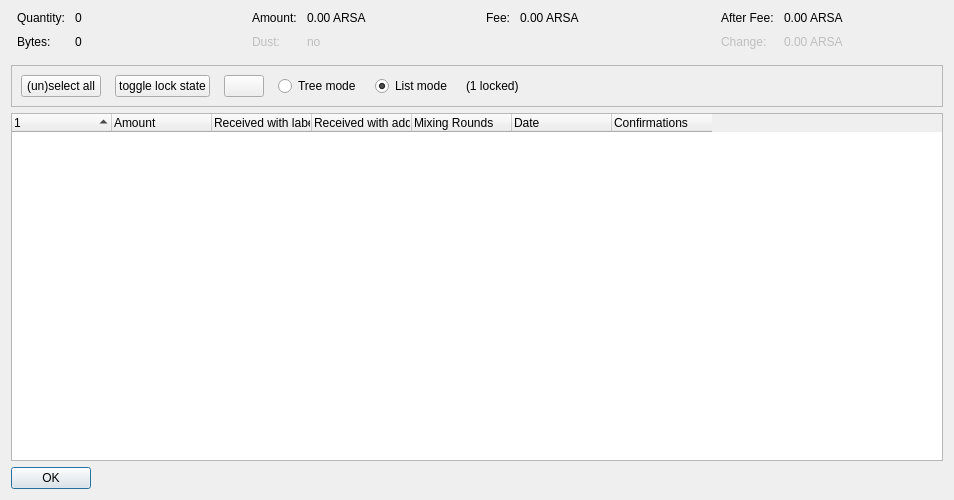
<?xml version="1.0" encoding="UTF-8"?>
<ui version="4.0">
 <class>CoinControlDialog</class>
 <widget class="QDialog" name="CoinControlDialog">
  <property name="geometry">
   <rect>
    <x>0</x>
    <y>0</y>
    <width>954</width>
    <height>500</height>
   </rect>
  </property>
  <property name="windowTitle">
   <string>Coin Selection</string>
  </property>
  <layout class="QVBoxLayout" name="verticalLayout">
   <item>
    <layout class="QHBoxLayout" name="horizontalLayoutTop" stretch="0,0,0,0">
     <property name="topMargin">
      <number>0</number>
     </property>
     <property name="bottomMargin">
      <number>10</number>
     </property>
     <item>
      <layout class="QFormLayout" name="formLayoutCoinControl1">
       <property name="horizontalSpacing">
        <number>10</number>
       </property>
       <property name="verticalSpacing">
        <number>10</number>
       </property>
       <property name="leftMargin">
        <number>6</number>
       </property>
       <property name="rightMargin">
        <number>6</number>
       </property>
       <item row="0" column="0">
        <widget class="QLabel" name="labelCoinControlQuantityText">
         <property name="text">
          <string>Quantity:</string>
         </property>
        </widget>
       </item>
       <item row="0" column="1">
        <widget class="QLabel" name="labelCoinControlQuantity">
         <property name="cursor">
          <cursorShape>IBeamCursor</cursorShape>
         </property>
         <property name="contextMenuPolicy">
          <enum>Qt::ActionsContextMenu</enum>
         </property>
         <property name="text">
          <string notr="true">0</string>
         </property>
         <property name="textInteractionFlags">
          <set>Qt::LinksAccessibleByMouse|Qt::TextSelectableByKeyboard|Qt::TextSelectableByMouse</set>
         </property>
        </widget>
       </item>
       <item row="1" column="0">
        <widget class="QLabel" name="labelCoinControlBytesText">
         <property name="text">
          <string>Bytes:</string>
         </property>
        </widget>
       </item>
       <item row="1" column="1">
        <widget class="QLabel" name="labelCoinControlBytes">
         <property name="cursor">
          <cursorShape>IBeamCursor</cursorShape>
         </property>
         <property name="contextMenuPolicy">
          <enum>Qt::ActionsContextMenu</enum>
         </property>
         <property name="text">
          <string notr="true">0</string>
         </property>
         <property name="textInteractionFlags">
          <set>Qt::LinksAccessibleByMouse|Qt::TextSelectableByKeyboard|Qt::TextSelectableByMouse</set>
         </property>
        </widget>
       </item>
      </layout>
     </item>
     <item>
      <layout class="QFormLayout" name="formLayoutCoinControl2">
       <property name="horizontalSpacing">
        <number>10</number>
       </property>
       <property name="verticalSpacing">
        <number>10</number>
       </property>
       <property name="leftMargin">
        <number>6</number>
       </property>
       <property name="rightMargin">
        <number>6</number>
       </property>
       <item row="0" column="0">
        <widget class="QLabel" name="labelCoinControlAmountText">
         <property name="text">
          <string>Amount:</string>
         </property>
        </widget>
       </item>
       <item row="0" column="1">
        <widget class="QLabel" name="labelCoinControlAmount">
         <property name="cursor">
          <cursorShape>IBeamCursor</cursorShape>
         </property>
         <property name="contextMenuPolicy">
          <enum>Qt::ActionsContextMenu</enum>
         </property>
         <property name="text">
          <string notr="true">0.00 ARSA</string>
         </property>
         <property name="textInteractionFlags">
          <set>Qt::LinksAccessibleByMouse|Qt::TextSelectableByKeyboard|Qt::TextSelectableByMouse</set>
         </property>
        </widget>
       </item>
       <item row="1" column="0">
        <widget class="QLabel" name="labelCoinControlLowOutputText">
         <property name="enabled">
          <bool>false</bool>
         </property>
         <property name="text">
          <string>Dust:</string>
         </property>
        </widget>
       </item>
       <item row="1" column="1">
        <widget class="QLabel" name="labelCoinControlLowOutput">
         <property name="enabled">
          <bool>false</bool>
         </property>
         <property name="cursor">
          <cursorShape>IBeamCursor</cursorShape>
         </property>
         <property name="contextMenuPolicy">
          <enum>Qt::ActionsContextMenu</enum>
         </property>
         <property name="text">
          <string notr="true">no</string>
         </property>
         <property name="textInteractionFlags">
          <set>Qt::LinksAccessibleByMouse|Qt::TextSelectableByKeyboard|Qt::TextSelectableByMouse</set>
         </property>
        </widget>
       </item>
      </layout>
     </item>
     <item>
      <layout class="QFormLayout" name="formLayoutCoinControl3">
       <property name="horizontalSpacing">
        <number>10</number>
       </property>
       <property name="verticalSpacing">
        <number>10</number>
       </property>
       <property name="leftMargin">
        <number>6</number>
       </property>
       <property name="rightMargin">
        <number>6</number>
       </property>
       <item row="0" column="0">
        <widget class="QLabel" name="labelCoinControlFeeText">
         <property name="text">
          <string>Fee:</string>
         </property>
        </widget>
       </item>
       <item row="0" column="1">
        <widget class="QLabel" name="labelCoinControlFee">
         <property name="cursor">
          <cursorShape>IBeamCursor</cursorShape>
         </property>
         <property name="contextMenuPolicy">
          <enum>Qt::ActionsContextMenu</enum>
         </property>
         <property name="text">
          <string notr="true">0.00 ARSA</string>
         </property>
         <property name="textInteractionFlags">
          <set>Qt::LinksAccessibleByMouse|Qt::TextSelectableByKeyboard|Qt::TextSelectableByMouse</set>
         </property>
        </widget>
       </item>
      </layout>
     </item>
     <item>
      <layout class="QFormLayout" name="formLayoutCoinControl4">
       <property name="horizontalSpacing">
        <number>10</number>
       </property>
       <property name="verticalSpacing">
        <number>10</number>
       </property>
       <property name="leftMargin">
        <number>6</number>
       </property>
       <property name="rightMargin">
        <number>6</number>
       </property>
       <item row="0" column="0">
        <widget class="QLabel" name="labelCoinControlAfterFeeText">
         <property name="text">
          <string>After Fee:</string>
         </property>
        </widget>
       </item>
       <item row="0" column="1">
        <widget class="QLabel" name="labelCoinControlAfterFee">
         <property name="cursor">
          <cursorShape>IBeamCursor</cursorShape>
         </property>
         <property name="contextMenuPolicy">
          <enum>Qt::ActionsContextMenu</enum>
         </property>
         <property name="text">
          <string notr="true">0.00 ARSA</string>
         </property>
         <property name="textInteractionFlags">
          <set>Qt::LinksAccessibleByMouse|Qt::TextSelectableByKeyboard|Qt::TextSelectableByMouse</set>
         </property>
        </widget>
       </item>
       <item row="1" column="0">
        <widget class="QLabel" name="labelCoinControlChangeText">
         <property name="enabled">
          <bool>false</bool>
         </property>
         <property name="text">
          <string>Change:</string>
         </property>
        </widget>
       </item>
       <item row="1" column="1">
        <widget class="QLabel" name="labelCoinControlChange">
         <property name="enabled">
          <bool>false</bool>
         </property>
         <property name="cursor">
          <cursorShape>IBeamCursor</cursorShape>
         </property>
         <property name="contextMenuPolicy">
          <enum>Qt::ActionsContextMenu</enum>
         </property>
         <property name="text">
          <string notr="true">0.00 ARSA</string>
         </property>
         <property name="textInteractionFlags">
          <set>Qt::LinksAccessibleByMouse|Qt::TextSelectableByKeyboard|Qt::TextSelectableByMouse</set>
         </property>
        </widget>
       </item>
      </layout>
     </item>
    </layout>
   </item>
   <item>
    <widget class="QFrame" name="frame">
     <property name="minimumSize">
      <size>
       <width>0</width>
       <height>40</height>
      </size>
     </property>
     <property name="frameShape">
      <enum>QFrame::StyledPanel</enum>
     </property>
     <property name="frameShadow">
      <enum>QFrame::Sunken</enum>
     </property>
     <layout class="QHBoxLayout" name="horizontalLayout">
      <item>
       <layout class="QHBoxLayout" name="horizontalLayoutPanel" stretch="0,0,0,0,0,0,0">
        <property name="spacing">
         <number>14</number>
        </property>
        <item>
         <widget class="QPushButton" name="pushButtonSelectAll">
          <property name="sizePolicy">
           <sizepolicy hsizetype="Maximum" vsizetype="Fixed">
            <horstretch>0</horstretch>
            <verstretch>0</verstretch>
           </sizepolicy>
          </property>
          <property name="text">
           <string>(un)select all</string>
          </property>
          <property name="autoDefault">
           <bool>false</bool>
          </property>
         </widget>
        </item>
        <item>
         <widget class="QPushButton" name="pushButtonToggleLock">
          <property name="sizePolicy">
           <sizepolicy hsizetype="Maximum" vsizetype="Fixed">
            <horstretch>0</horstretch>
            <verstretch>0</verstretch>
           </sizepolicy>
          </property>
          <property name="text">
           <string>toggle lock state</string>
          </property>
          <property name="autoDefault">
           <bool>false</bool>
          </property>
         </widget>
        </item>
        <item>
         <widget class="QPushButton" name="hideButton">
          <property name="sizePolicy">
           <sizepolicy hsizetype="Maximum" vsizetype="Fixed">
            <horstretch>0</horstretch>
            <verstretch>0</verstretch>
           </sizepolicy>
          </property>
          <property name="text">
           <string/>
          </property>
          <property name="autoDefault">
           <bool>false</bool>
          </property>
         </widget>
        </item>
        <item>
         <widget class="QRadioButton" name="radioTreeMode">
          <property name="sizePolicy">
           <sizepolicy hsizetype="Maximum" vsizetype="Fixed">
            <horstretch>0</horstretch>
            <verstretch>0</verstretch>
           </sizepolicy>
          </property>
          <property name="text">
           <string>Tree mode</string>
          </property>
         </widget>
        </item>
        <item>
         <widget class="QRadioButton" name="radioListMode">
          <property name="sizePolicy">
           <sizepolicy hsizetype="Maximum" vsizetype="Fixed">
            <horstretch>0</horstretch>
            <verstretch>0</verstretch>
           </sizepolicy>
          </property>
          <property name="text">
           <string>List mode</string>
          </property>
          <property name="checked">
           <bool>true</bool>
          </property>
         </widget>
        </item>
        <item>
         <widget class="QLabel" name="labelLocked">
          <property name="text">
           <string>(1 locked)</string>
          </property>
         </widget>
        </item>
        <item>
         <spacer name="horizontalSpacer">
          <property name="orientation">
           <enum>Qt::Horizontal</enum>
          </property>
          <property name="sizeHint" stdset="0">
           <size>
            <width>40</width>
            <height>20</height>
           </size>
          </property>
         </spacer>
        </item>
       </layout>
      </item>
     </layout>
    </widget>
   </item>
   <item>
    <widget class="CoinControlTreeWidget" name="treeWidget">
     <property name="contextMenuPolicy">
      <enum>Qt::CustomContextMenu</enum>
     </property>
     <property name="sortingEnabled">
      <bool>false</bool>
     </property>
     <property name="columnCount">
      <number>7</number>
     </property>
     <attribute name="headerShowSortIndicator" stdset="0">
      <bool>true</bool>
     </attribute>
     <attribute name="headerStretchLastSection">
      <bool>false</bool>
     </attribute>
     <column>
      <property name="text">
       <string/>
      </property>
     </column>
     <column>
      <property name="text">
       <string>Amount</string>
      </property>
     </column>
     <column>
      <property name="text">
       <string>Received with label</string>
      </property>
     </column>
     <column>
      <property name="text">
       <string>Received with address</string>
      </property>
     </column>
     <column>
      <property name="text">
       <string>Mixing Rounds</string>
      </property>
     </column>
     <column>
      <property name="text">
       <string>Date</string>
      </property>
     </column>
     <column>
      <property name="text">
       <string>Confirmations</string>
      </property>
      <property name="toolTip">
       <string>Confirmed</string>
      </property>
     </column>
    </widget>
   </item>
   <item>
    <widget class="QDialogButtonBox" name="buttonBox">
     <property name="sizePolicy">
      <sizepolicy hsizetype="Maximum" vsizetype="Fixed">
       <horstretch>0</horstretch>
       <verstretch>0</verstretch>
      </sizepolicy>
     </property>
     <property name="orientation">
      <enum>Qt::Horizontal</enum>
     </property>
     <property name="standardButtons">
      <set>QDialogButtonBox::Ok</set>
     </property>
    </widget>
   </item>
  </layout>
 </widget>
 <customwidgets>
  <customwidget>
   <class>CoinControlTreeWidget</class>
   <extends>QTreeWidget</extends>
   <header>qt/coincontroltreewidget.h</header>
  </customwidget>
 </customwidgets>
 <resources/>
 <connections/>
</ui>
